Frame 1 (no input): blank canvas, image omitted
Frame 60 (the mouse pressed at the canvas centre just before this capture): blank canvas, image omitted
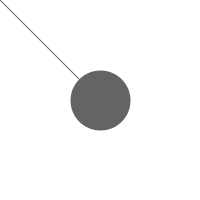
Frame 120 (the mouse held since frame 60 and released just before this capture)

The Processing sketch whose frames 1 and 60 were blank and that drew this single picture after the mouse press (run headless with seeded random() and noise(); from frame 60 on, the mouse is pressed at the canvas centre):

// Processing sketch: day_3
// ── day_3.pde
int stroke = 1;

void setup() {
  size(200,200); //size of window
  background(255); //background color "white"
}

void draw(){
  stroke(100); //line color
  strokeWeight(stroke);
  if (mousePressed) { //on click do this...
  line(pmouseX,pmouseY,mouseX,mouseY);
  //draw a line, last position to current pos.
  stroke++;
  }
}

void keyPressed(){
  if(keyCode == DOWN){ //when down pressed
  if(keyCode == UP){ //when up pressed
stroke--; //decrement ...
 }
}
}
